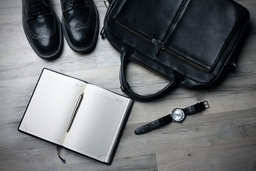
#> input picture hw2_cdp/data/image.jpg, 256 x 171 px, shrunk from 640 x 427 before the run
$ python sobel_script.py
#> lines starting #> are read from the running program, lines starting #| are printed output that depends on the picture
### hw2_cdp/filters.py
#
#   @date:  [TODO: Today's date]
#   @author: [TODO: Student Names]
#
# This file is for the solutions of the wet part of HW2 in
# "Concurrent and Distributed Programming for Data processing
# and Machine Learning" course (02360370), Winter 2025
#
from numba import cuda
from numba import njit, prange
import imageio
import matplotlib.pyplot as plt
import numpy as np

# [40 lines left out: functions apply_kernel, correlation_gpu, not called in this run]


@njit
def correlation_numba(kernel, image):
    '''Correlate using numba
    Parameters
    ----------
    kernel : numpy array
        A small matrix
    image : numpy array
        A larger matrix of the image pixels

    Return
    ------
    An numpy array of same shape as image
    '''
    # compute kernel dimensions from kernel center
    k_size_y, k_size_x = kernel.shape
    k_size_x = (k_size_x - 1) // 2
    k_size_y = (k_size_y - 1) // 2

    # prepare the correlation matrix
    im_height, im_width = image.shape
    correlation = np.zeros(shape=(im_height, im_width))

    # compute for each pixel of the image the kernel effect
    for i in prange(im_height):
        for j in prange(im_width):
            # compute for each entry in the kernel
            for k in range(-k_size_y, k_size_y + 1):
                for l in range(-k_size_x, k_size_x + 1):
                    if i + k < 0 or j + l < 0 or i + k >= im_height or j + l >= im_width:
                        continue
                    correlation[i, j] += kernel[k + k_size_y, l + k_size_x] * image[i + k, j + l]
    return correlation


# [18 lines left out: function sobel_operator, not called in this run]


def load_image():
    fname = 'data/image.jpg'
    pic = imageio.imread(fname)
#> pic is the input picture: shape (171, 256, 3); mean R, G, B 106.1, 108.7, 111.3
    to_gray = lambda rgb : np.dot(rgb[... , :3] , [0.299 , 0.587, 0.114])
    gray_pic = to_gray(pic)
    return gray_pic


# [10 lines left out: function show_image, not called in this run]

### hw2_cdp/sobel_script.py
import numpy as np
import matplotlib.pyplot as plt
from filters import correlation_numba, load_image


def run_sobel_variations():
    image = load_image()

    # 1. Standard Sobel
    k_sobel = np.array([[1, 0, -1],
                        [2, 0, -2],
                        [1, 0, -1]])

    # 2. Kernel 1 (Stronger center weight - likely Scharr-like)
    k1 = np.array([[3, 0, -3],
                   [10, 0, -10],
                   [3, 0, -3]])

    # 3. Kernel 2 (Tall 5x3 kernel - smoothing vertical noise)
    # Note: The PDF OCR shows row 4 as [1, 0, -2], but standard kernels are usually symmetric.
    # We will use the values exactly as they appear in the PDF text just in case.
    k2 = np.array([[1, 0, -1],
                   [2, 0, -2],
                   [2, 0, -2],
                   [1, 0, -2],  # Note the -2 here based on PDF source
                   [1, 0, -1]])

    # 4. Kernel 3 (All 1s - Box Blur/Sum)
    k3 = np.array([[1, 1, 1],
                   [1, 1, 1],
                   [1, 1, 1]])

    kernels = [("Standard Sobel", k_sobel), ("Kernel 1", k1), ("Kernel 2", k2), ("Kernel 3", k3)]

    plt.figure(figsize=(12, 8))

    for idx, (name, kern) in enumerate(kernels):
        # Calculate Magnitude
        gx = correlation_numba(kern, image)
        gy = correlation_numba(kern.T, image)
        magnitude = np.sqrt(gx ** 2 + gy ** 2)

        # Normalize for display (0-255)
        magnitude = (magnitude / magnitude.max()) * 255

        plt.subplot(2, 2, idx + 1)
        plt.imshow(magnitude, cmap='gray')
        plt.title(name)
        plt.axis('off')
#> this loop made 4 passes
#> pass 1, in run_sobel_variations, `gx = correlation_numba(kern, image)`:
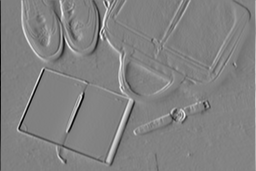
#> gx: shape (171, 256) float64; min -775, max 746.2, mean 1; drawn with min black and max white
#> pass 1, in run_sobel_variations, `gy = correlation_numba(kern.T, image)`:
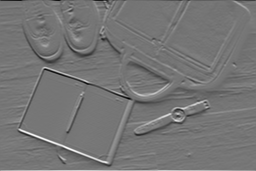
#> gy: shape (171, 256) float64; min -775.8, max 902, mean -1.4; drawn with min black and max white
#> pass 1, in run_sobel_variations, `magnitude = np.sqrt(gx ** 2 + gy ** 2)`:
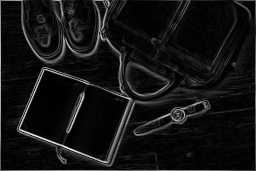
#> magnitude: shape (171, 256) float64; min 0, max 962.5, mean 75.3; drawn with min black and max white
#> after the loop:
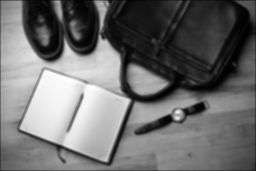
#> magnitude: shape (171, 256) float64; min 0.698, max 255, mean 109.8

    plt.tight_layout()
    plt.savefig("sobel_variations.png")
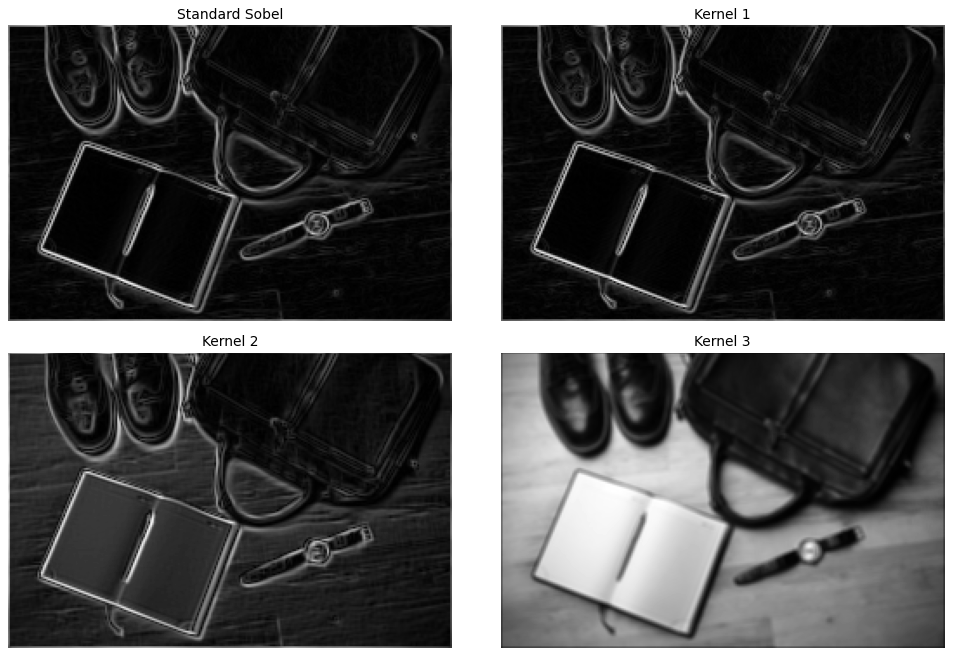
#> figure drawn by matplotlib, 4 panels
    plt.show()


if __name__ == "__main__":
    run_sobel_variations()
